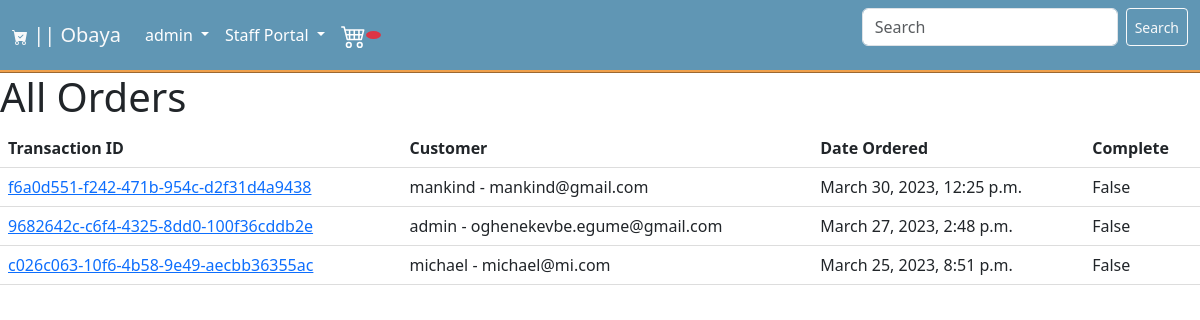
Before: /orders/ (signed in) with the older database file.
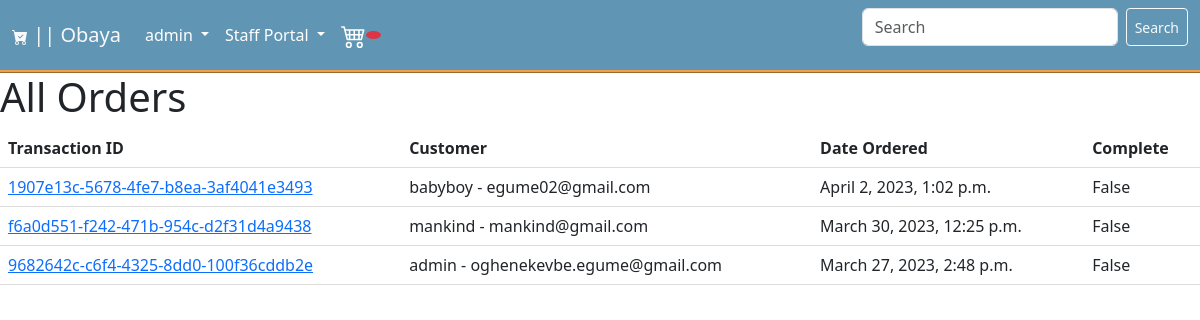
After: the same page with the newer database file.
### store/models.py (models this page shows, shortened)
class Order(models.Model):
    customer = models.ForeignKey(Customer, related_name='orders', null=True, blank=True, on_delete =models.CASCADE )
    billing_address = models.ForeignKey(BillingAddress, on_delete=models.SET_NULL, blank=True, null=True, related_name='billing_address_order_set')
    date_ordered = models.DateTimeField(auto_now_add=True)
    complete = models.BooleanField(default=False, null=True, blank=False)
    transaction_id = models.UUIDField(default=uuid.uuid4, primary_key=True)

class Customer(models.Model):
    user = models.OneToOneField(settings.AUTH_USER_MODEL, on_delete=models.CASCADE, null=True)
    billing_address = models.ForeignKey(BillingAddress, related_name='customers', on_delete=models.SET_NULL, null=True, blank=True)
    def __str__(self):
        return str(self.user)

### store/views.py (the view)
# urls.py: path("orders/", Orders.as_view(), name="orders"),
class Orders(StaffRequiredMixin, ListView):
    model = Order
    template_name = "customer/orders.html"
    context_object_name = 'orders'
    def get_queryset(self):
        queryset = super().get_queryset()
        return queryset.order_by('-date_ordered')

### store/views.py (called while the page is built)
    def test_func(self):
        return self.request.user.is_staff

### store/templates/customer/orders.html (shortened to what this page needs)
{% extends 'base.html' %}
{% load static %}
{% block content %}
<link rel="stylesheet" type="text/css" href="{% static 'css/orders.css' %}">
    <div class="row">
        <div class="col">
            <h1>All Orders</h1>
            <table>
              <thead>
                <tr>
                  <th>Transaction ID</th>
                  <th>Customer</th>
                  <th>Date Ordered</th>
                  <th>Complete</th>
                </tr>
              </thead>
              <tbody>
                {% for order in orders %}
                  <tr>
                    <td><a href="{% url 'order_detail' order.transaction_id  %}">{{ order.transaction_id }}</a></td>
                    <td>{{ order.customer }} - {{ order.customer.user.email }}</td>
                    <td>{{ order.date_ordered }}</td>
                    <td>{{ order.complete }}</td>
                  </tr>
                {% empty %}
                  <tr>
                    <td colspan="4">No orders found.</td>
                  </tr>
                {% endfor %}
              </tbody>
            </table>
        </div>
    </div>
{% endblock %}

Changed rows visible on the page:
removed Order: transaction_id "c026c063-10f6-4b58-9e49-aecbb36355ac", customer "michael", customer.user.email "michael@mi.com", date_ordered "March 25, 2023, 8:51 p.m.", complete "False"
added Order: transaction_id "1907e13c-5678-4fe7-b8ea-3af4041e3493", customer "babyboy", customer.user.email "egume02@gmail.com", date_ordered "April 2, 2023, 1:02 p.m.", complete "False"
